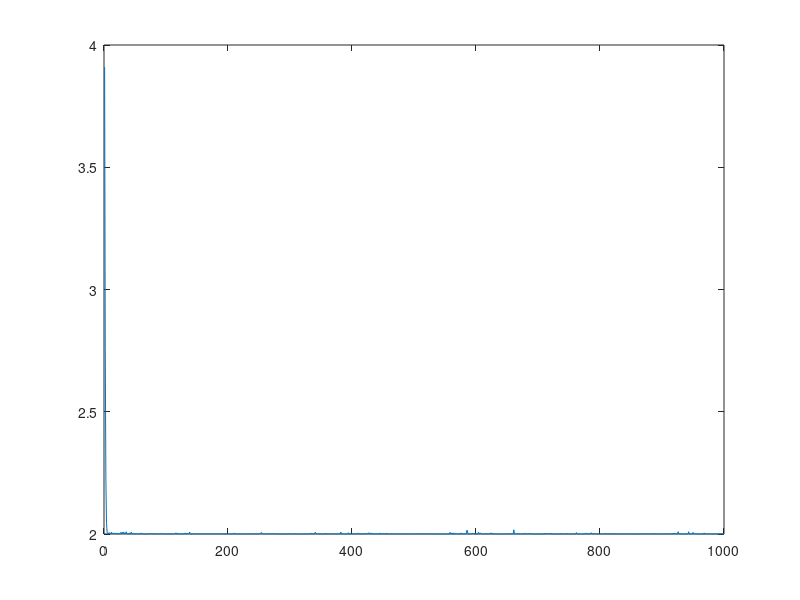

Write the MATLAB code that produced this figure.
clc
clear all
close all

%This code is for single variable optimization only
%%
%Initializing necessary parameters
N = 50; %Number of particles
w = 0.9*ones(N,1);  %Inertial weight
c1 = 3; %Cognitive coefficient
c2 = 0.05; %Social coefficient

x = rand(N,1); %Positions
v = rand(N,1); %Velocity
pbest = zeros(N,1); %Personal best positions
lbest = zeros(N,1); %Local best position

%fitness function
f = @(x) 2+(x-3).^2;
prev_fitness_val = f(x);

%%
%Updating values of v and x
iter = 1;
max_iter = 1000;
best_val = [];

while(iter<=max_iter)

v = w.*v + c1*rand(N,1).*(pbest-x) + c2*rand(N,1).*(lbest-x);
x = x + v;

new_fitness_val = f(x);
compare = find(new_fitness_val<prev_fitness_val);
pbest(compare) = x(compare);
[min_val, ind] = min(new_fitness_val);
best_val = [best_val min_val];

if length(ind)>1
    ind = ind(1);
    lbest = x(ind)*ones(N,1);
end
prev_fitness_val = new_fitness_val;

iter = iter + 1;

end

plot(1:max_iter, best_val)


best_val(end)

